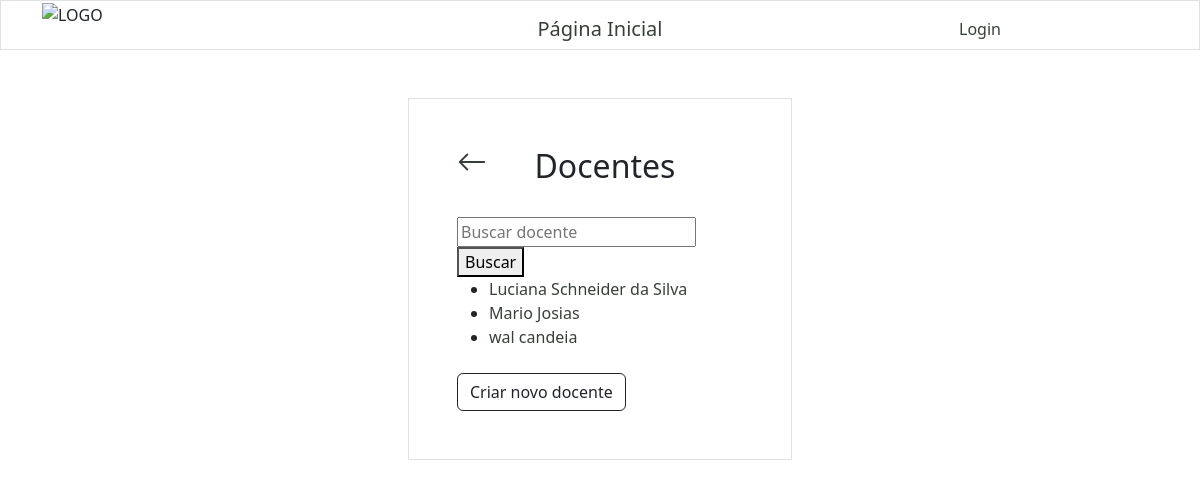
Page /docentes/ on the earlier database version.
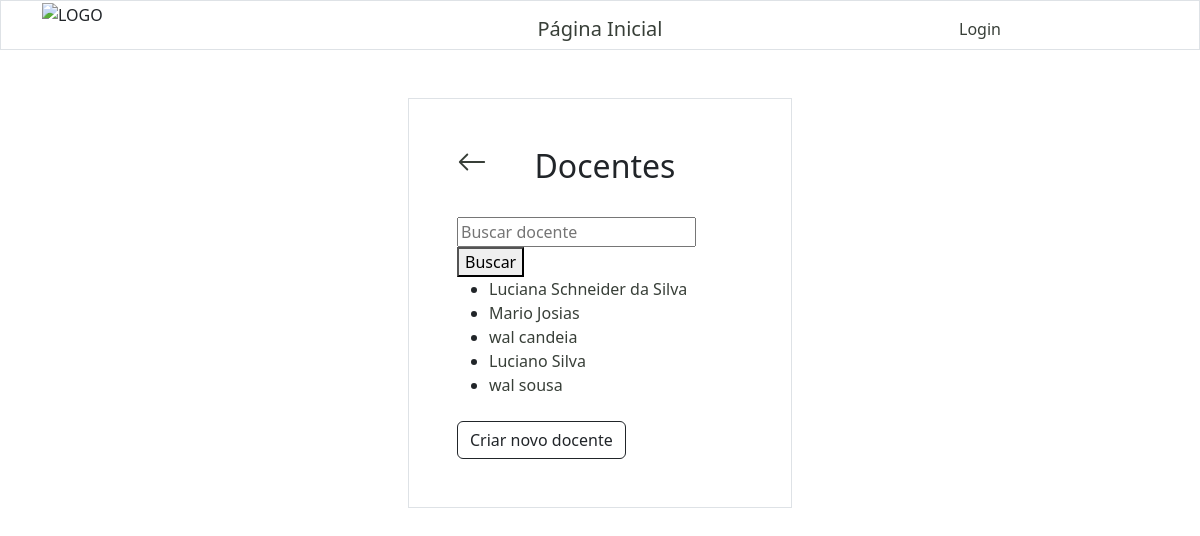
Same page on the later database version.
### docentes/models.py (models this page shows, shortened)
class Docente(models.Model):
    nome = models.CharField(max_length=255)
    sobrenome = models.CharField(max_length=255, null=True)
    email = models.EmailField(max_length=255, null=True)
    orientados = models.ManyToManyField(Aluno, related_name='docentes_orientadores', blank=True)

### docentes/views.py (the view)
# urls.py: path('docentes/', views.docentes, name='docentes'),
def docentes(request):
    query = request.GET.get('q')
    if query:
        keywords = query.split()
        query_list = []
        for keyword in keywords:
            query_list.append(Q(nome__icontains=keyword) | Q(sobrenome__icontains=keyword))
        pesquisa = Q()
        for query_item in query_list:
            pesquisa |= query_item
        docentesValues = Docente.objects.filter(pesquisa)
    else:
        docentesValues = Docente.objects.all()
    context = {'docentesValues': docentesValues}
    return render(request, 'docentesList.html', context)

### docentes/templates/docentesList.html (shortened to what this page needs)
{% extends "master.html" %}
{% block content %}
    {% include "header.html" %}
    <div class="row">
        <div class="col"></div>
        <div class="col">
            <div class="container p-5 my-5 border">
                <div class="row mb-4">
                    <div class="col">
                        <a href="/">
                            <svg xmlns="http://www.w3.org/2000/svg" width="30" height="30" fill="currentColor" class="bi bi-arrow-left" viewBox="0 0 16 16">
                                <path fill-rule="evenodd" d="M15 8a.5.5 0 0 0-.5-.5H2.707l3.147-3.146a.5.5 0 1 0-.708-.708l-4 4a.5.5 0 0 0 0 .708l4 4a.5.5 0 0 0 .708-.708L2.707 8.5H14.5A.5.5 0 0 0 15 8"/>
                            </svg>
                        </a>
                    </div>
                    <div class="col-6">
                        <h2 class="text-center">Docentes</h2>
                    </div>
                    <div class="col"></div>
                  </div>
                  <form method="GET">
                    <input type="text" name="q" placeholder="Buscar docente">
                    <button type="submit">Buscar</button>
                  </form>
                <ul>
                    {% for x in docentesValues %}
                    <li> <a href="docenteInfo/{{ x.id }}"> {{ x.nome }} {{ x.sobrenome }}</a> </li>
                    {% endfor %}
                </ul>
                <div class="container px-0 mt-4">
                    <a href="{% url 'criar_docente'%}">
                        <button type="button" class="btn btn-outline-dark">
                            Criar novo docente
                        </button>
                    </a>
                </div>
            </div>
        </div>
        <div class="col"></div>
    </div>
{% endblock %}

### templates/master.html (shortened to what this page needs)
{% load static %}
<!DOCTYPE html>
<html lang="pt-BR">
    <head>
        {% load bootstrap5 %}
        {% bootstrap_css %}
        <link rel="stylesheet" href="{% static 'css/style.css' %}">
    </head>
    <body>
        {% block content %}
        {% endblock %}
    </body>
</html>

### templates/header.html
<header class="container-fluid border">
        <div class="container">
            <div class="row">
                <div class="col">
                    <a class="navbar-brand" href="#"><img class="img-fluid" src="https://i.ibb.co/VMQP0Bx/serra-horizontal-preto.png" alt="LOGO"></a>
                </div>
                <div class="col mt-3">
                    <h5 class="text-center"><a href="/">Página Inicial</a></h5>
                </div>
                <div class="col text-center mt-3">
                    {% if user.is_authenticated %}
                        <a href="{% url 'logout' %}">Logout</a>
                    {% else %}
                        <a href="{% url 'login' %}">Login</a>
                    {% endif %}
                </div>
            </div>
        </div>
</header>

### alunos/static/css/style.css (style rules this page uses)
a { color: rgb(56, 63, 56); background-color: transparent; text-decoration: none; }

Differences in the rows shown:
added Docente: nome "Luciano", sobrenome "Silva"
added Docente: nome "wal", sobrenome "sousa"
